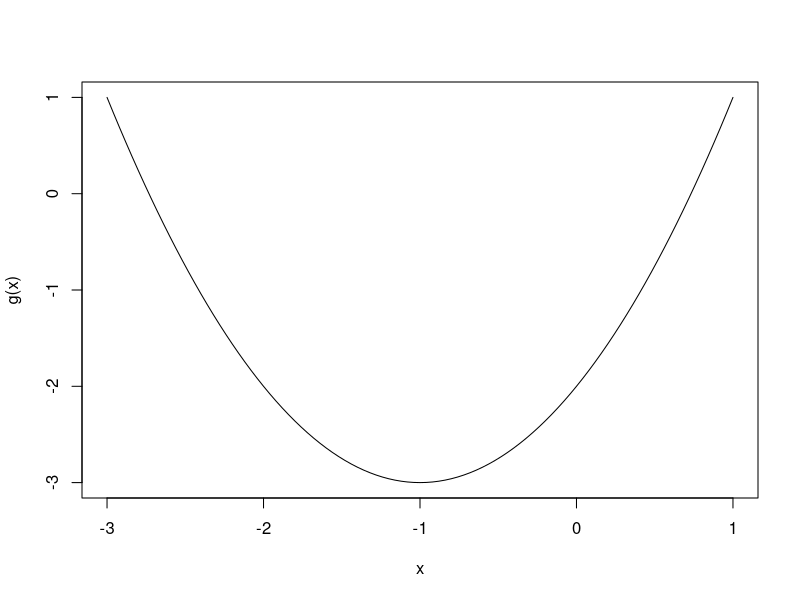

This figure's R source:
## ---- chunk 1
g <- function(x) x^2 + 2*x -2
curve(g, xlim = c(-3, 1))
## ---- chunk 2
optimize(g, interval = c(-3, 1))
## ---- chunk 3
f <- function(x) -x[2]^2 * exp(-0.5 * (x[2]^2 + x[1]^2))
optim(c(0.5, 0.5), f, lower = c(-1, -1), upper = c(3, 3), method = "L-BFGS-B")
## ---- chunk 4
h <- function(x) exp(-x[1]^2 - 3*x[1] - 7*x[2]^2 + 3*x[2] + x[3]^3 - 2*x[3] - 3)
optim(c(0.5, 0.5, -0.5), h, lower = c(-2, -3, -3), upper = c(2, 3, 0), 
      method = "L-BFGS-B", control = list(fnscale = -1))
## ---- chunk 5
w <- function(x) { x^3 - 2*x - 5 }
uniroot(w, interval = c(-5, 5))
